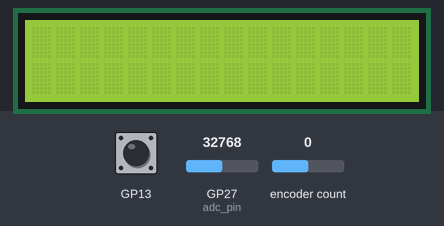
A program run on a simulated Raspberry Pi Pico running MicroPython. On the bench: 16×2 character LCD. The inputs (shaded band) are chosen by the test bench; at power-on: encoder count 0, GP13 HIGH, GP27 (adc_pin) = 32768 (analog values on the 0–65535 scale). The clock reads 2024-03-15 10:24:30 at power-on unless the program sets it; files the program writes start out absent; what the program prints to the serial console is not drawn.

Above: at 1.2 s.
1.3 s: encoder count set to 4
At 2.4 s:
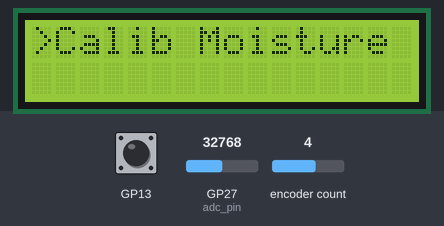
3.2 s: GP13 pulled LOW for 0.15 s
At 16.3 s:
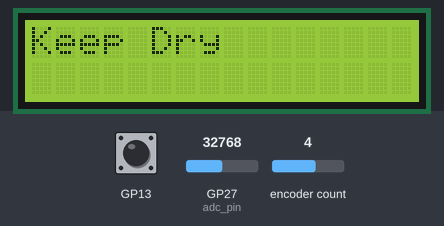
42.7 s: encoder count set to 5
At 54.8 s:
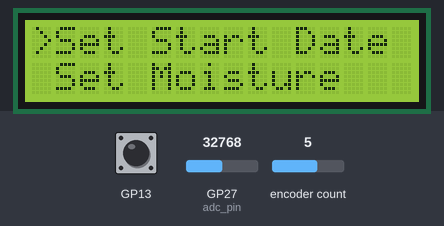
55.4 s: GP13 pulled LOW for 1 s
At 57.0 s:
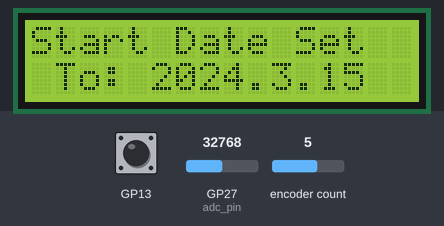
58.0 s: GP13 pulled LOW for 0.15 s
At 59.3 s:
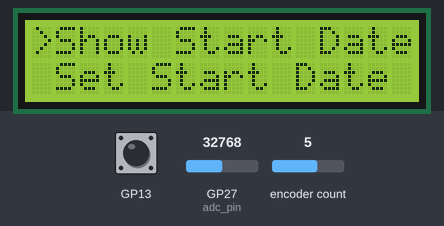
59.8 s: GP13 pulled LOW for 3.2 s
At 60.7 s:
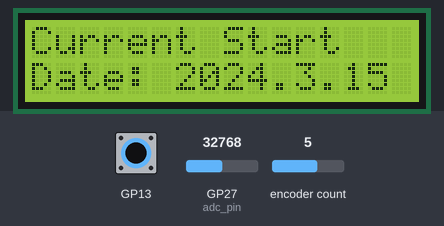
Timing chart, 0 to 62.8 s (numbered marks = the images above; inputs shaded):
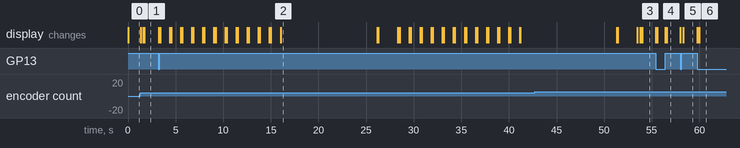

Measured:
- after the input at 1.3 s, the display: first changes at once (image 1 shows a later state)
- after the input at 3.2 s, the display: first changes at once (image 2 shows a later state)
- after the input at 55.4 s, the display: first changes at once (image 4 shows a later state)
- after the input at 58.0 s, the display: first changes at once (image 5 shows a later state)
- after the input at 59.8 s, the display: first changes at once (image 6 shows a later state)
- what the display in image 2 shows lasts 10.1 s, from 16.1 s to 26.2 s

The program:

moisture.py
```python
from machine import ADC, Pin
import utime

class MoistureSensor:
    def __init__(self, manager, adc_pin:int, min_value=None, max_value=None):
        self.misture_sensor = ADC(Pin(adc_pin))
        self.display = manager.display
        self.calibrated_min = min_value
        self.calibrated_max = max_value


    def get_average_reading(self, observations:int):
        """Get average moisture reading"""
        readings = []

        for _ in range(observations):
            reading = self.misture_sensor.read_u16()
            readings.append(reading)
            utime.sleep_ms(100)

        return sum(readings) / len(readings)


    def calibrate(self):
        """Calibration reads the ADC value from the sensor 100 times and returns an average"""

        iterations = 100

        print('Calibrate sensor for the minimum moisture: air.')
        print('Calibration will start in 10 seconds.')
        for sec in range(10,-1,-1):
            self.display.display_text("Dry Calibration", f"start in {sec} sec")
            utime.sleep(1)

        self.display.display_text(line_1="Keep Dry")

        print('Starting minimum calibration')

        min_value = self.get_average_reading(iterations)

        print('Minimum calibration complete')
        self.display.display_text("Dry Calibration", "Done!")
        utime.sleep(2)

        print('Calibrate sensor for the maximum moisture: water')
        print('Calibration will start in 10 seconds.')

        for sec in range(10,-1,-1):
            self.display.display_text("Wet Calibration", f"start in {sec} sec")
            utime.sleep(1)

        self.display.display_text(line_1="Keep Wet")

        print('Starting maximum calibration')

        max_value = self.get_average_reading(iterations)

        print('Maximum calibration complete')
        self.display.display_text("Wet Calibration", "Done!")
        utime.sleep(2)

        print('Calibration complete!')

        print('min_value = ', round(min_value))
        print('max_value = ', round(max_value))
        self.display.display_text(f"min = {int(round(min_value, -2))}", f"max = {int(round(max_value, -2))}")

        return int(round(min_value, -2)), int(round(max_value, -2))

    def get_moisture_pct(self):
        """Get moisture percent based on average reading"""
        try:
            percent = ((self.get_average_reading(25) - self.calibrated_min) /
                       (self.calibrated_max - self.calibrated_min)) * 100
        except ZeroDivisionError:
            percent = 0

        return int(percent)

if __name__ == '__main__':
    from config import Config
    from display import Display
    from moisture import MoistureSensor

    class Manager:
         """Goal is to keep track of all instances of classes and share among each other"""
         def __init__(self):
             self.config = Config(self)
             self.display = Display(self)
             self.moisture_sensor = MoistureSensor(adc_pin=27, min_value=self.config.items['moisture_sensor_min'],
                                            max_value=self.config.items['moisture_sensor_max'], manager=self)


    manager = Manager()

    print(manager.config.items)

    MIN_VALUE=manager.config.items['moisture_sensor_min']
    MAX_VALUE=manager.config.items['moisture_sensor_max']


    if MIN_VALUE is None or MAX_VALUE is None:
       manager.config.set_moisture_sensor_settings(*manager.moisture_sensor.calibrate())
    else:
        print('No calibration needed')

    while True:
        print(f"Moisture {manager.moisture_sensor.get_moisture_pct()}%")
        
```

config.py
```python
import ujson
import utime
from machine import RTC

class Config():
        def __init__(self, manager):
            self.manager = manager
            with open('settings.json', 'r') as f:
                self.items = ujson.load(f)

        def save_settings(self):
            """Saves settings back to json file"""

            with open('settings.json', 'w') as f:
                ujson.dump(self.items, f)


        def get_items(self):
            """For ease of listing all items being kept track in settings.json"""

            return self.items


        def set_start_date(self, new_date:tuple):
            """Sets new start_date"""

            self.items['start_date'] = new_date[0:3]
            self.save_settings()


        def set_moisture_threshold(self, new_level):
            """Sets new moisure_threshold"""

            self.items['threshold_moisture'] = new_level
            self.save_settings()


        def set_moisture_sensor_settings(self, min_value:int, max_value:int):
            """Set new moisure sensor min and max values, and saves to json file"""

            self.items['moisture_sensor_min'] = min_value
            self.items['moisture_sensor_max'] = max_value
            self.save_settings()


        def get_days_grown(self):
            """Returns number of days since start_date"""

            time1 = utime.mktime((list(self.items['start_date']) + [1] * 8)[:8])
            time2 = utime.mktime(RTC().datetime())

            return (time2 - time1) // (24 * 60 * 60)


if __name__ == '__main__':
    s = Config()
    print(s.items)
    print(s.get_days_grown())
```

display.py
```python
"""Manages the LCD display and all that is used to control it"""

import utime
from machine import RTC

from lcd import LCD
from rotary_select import Rotary

class Display:
    MENU = ("Show Start Date", "Set Start Date", "Set Moisture", "Calib Moisture")

    def __init__(self, manager):
        self.manager = manager

        self.lcd = LCD()
        self.rotary = Rotary(dt=12, clk=11, sw=13)
        self.rotary.add_handler(self.handle_rotary_event)

        self.last_button_press = utime.ticks_ms() - 100_000_000

        # set default values
        self.temp_moisture_setting = self.manager.config.items['threshold_moisture']
        self.reset_display_settings() # starts off by displaying menu if selector is used


    def reset_display_settings(self):
        """Resets display to start next display menu and start at menu choice 1"""

        self.position = 0
        self.selector_function = self.display_menu


    def display_text(self, line_1:str="", line_2:str=""):
        """Display test via external facing call"""

        self.lcd.clear()
        self.lcd.lcd_string(line_1, 0)
        self.lcd.lcd_string(line_2, 1)


    def handle_rotary_event(self, event_type):
        """Handles events after rotary selector input"""

        if event_type == self.rotary.ROT_CW:
            self.position += 1
        elif event_type == self.rotary.ROT_CCW:
            self.position -= 1
        elif event_type == self.rotary.SW_RELEASE:
             pass
        elif event_type == self.rotary.SW_PRESS:
            if self.selector_function == self.display_menu:
                if self.position == 0:
                    self.selector_function = self.get_date
                elif self.position == 1:
                    self.selector_function = self.set_date
                elif self.position == 2:
                    self.selector_function = self.set_moisture
                elif self.position == 3:
                    self.selector_function = self.calibrate_moisture_sentor
            else:
                self.manager.config.set_moisture_threshold(self.temp_moisture_setting)
                self.selector_function = self.display_menu

            self.position = 0

        self.last_button_press = utime.ticks_ms()
        self.selector_function()


    def display_menu(self):
        """Displays menu on LCD"""

        self.position = max(0, min(len(self.MENU) - 1, self.position))

        line_1 = f">{self.MENU[self.position]}"
        try:
            line_2 = f" {self.MENU[self.position + 1]}"
        except IndexError:
            line_2 = ""

        self.display_text(line_1, line_2)


    def get_date(self):
        """Display start_date on LCD screen"""

        year, month, day = self.manager.config.items['start_date']

        line_1 = "Current Start "
        line_2 = f"Date: {year}.{month}.{day}"

        self.display_text(line_1, line_2)


    def set_date(self):
        """Sets new start_date that is equal to today"""

        year, month, day, weekday, hour, minute, second, microsecond = RTC().datetime()
        self.manager.config.set_start_date(RTC().datetime())

        line_1 = "Start Date Set"
        line_2 = f" To: {year}.{month}.{day}"

        self.display_text(line_1, line_2)


    def set_moisture(self):
        """Sets new moisure threshold level"""

        self.temp_moisture_setting = self.manager.config.items['threshold_moisture'] + self.position

        line_1 = "Set Moisture"
        line_2 = f"{' ' * 3} New: {self.temp_moisture_setting}%"

        self.display_text(line_1, line_2)


    def calibrate_moisture_sentor(self):
        """Does new moisture sensor calibration"""

        self.manager.config.set_moisture_sensor_settings(*self.manager.moisture_sensor.calibrate())
        self.reset_display_settings()


if __name__ == '__main__':
    from config import Config
    from moisture import MoistureSensor

    class Manager:
         """Goal is to keep track of all instances of classes and share among each other"""
         def __init__(self):
             self.config = Config(self)
             self.display = Display(self)
             self.moisture_sensor = MoistureSensor(adc_pin=27, min_value=self.config.items['moisture_sensor_min'],
                                            max_value=self.config.items['moisture_sensor_max'], manager=self)


    manager = Manager()

    while True:
        if utime.ticks_diff(utime.ticks_ms(), manager.display.last_button_press) >= 2_000:
            # screen saver
            line_1 = f"Screen saver"
            line_2 = f"Display"
            manager.display.display_text(line_1, line_2)
            manager.display.reset_display_settings()


        # Add a small delay to avoid busy-waiting
        utime.sleep(1)
```

lcd.py
```python
""" Controls 16x2 LCD via I2C """

from machine import I2C, Pin
import utime

class LCD:
    # LCD Address
    I2C_ADDR = 0x27
    LCD_WIDTH = 16 # number of characters per line

    # LCD Commands
    LCD_CHR = 1  # Mode - Sending data
    LCD_CMD = 0  # Mode - Sending command

    LCD_LINE_1 = 0x80  # LCD RAM address for the 1st line
    LCD_LINE_2 = 0xC0  # LCD RAM address for the 2nd line

    LCD_BACKLIGHT = 0x08  # On
    ENABLE = 0b00000100  # Enable bit, used to toggle the enable pin

    # Timing constants - pulse and delay times for toggling the enable pin
    E_PULSE = 0.001
    E_DELAY = 0.0005

    I2C_ID = 0
    SDA_PIN = 8
    SCL_PIN = 9

    def __init__(self):
        # Initialize I2C
        self.i2c = I2C(id=self.I2C_ID, scl=Pin(self.SCL_PIN), sda=Pin(self.SDA_PIN), freq=400000)
        self._lcd_init()

    def _lcd_byte(self, bits, mode):
        """ Send byte to data pins """
        bits_high = mode | (bits & 0xF0) | self.LCD_BACKLIGHT
        bits_low = mode | ((bits << 4) & 0xF0) | self.LCD_BACKLIGHT

        self.i2c.writeto(self.I2C_ADDR, bytearray([bits_high]))
        self._lcd_toggle_enable(bits_high)

        self.i2c.writeto(self.I2C_ADDR, bytearray([bits_low]))
        self._lcd_toggle_enable(bits_low)

    def _lcd_toggle_enable(self, bits):
        """ Toggle enable pin on LCD """
        utime.sleep(self.E_DELAY)
        self.i2c.writeto(self.I2C_ADDR, bytearray([bits | self.ENABLE]))
        utime.sleep(self.E_PULSE)
        self.i2c.writeto(self.I2C_ADDR, bytearray([bits & ~self.ENABLE]))
        utime.sleep(self.E_DELAY)

    def _lcd_init(self):
        """ Initialize display """
        self._lcd_byte(0x33, self.LCD_CMD) # command to initialize LCD in 8-bit mode
        self._lcd_byte(0x32, self.LCD_CMD) # command to switch LCD from 8-bit to 4-bit mode
        self._lcd_byte(0x06, self.LCD_CMD) # command to set entry mode. It sets the cursor to move to the right and ensures the display is not shifted
        self._lcd_byte(0x0C, self.LCD_CMD) # command to turn on the display and turn off the cursor. Ensures display is visible without blinking cursor
        self._lcd_byte(0x28, self.LCD_CMD) # command that sets the LCD to 4-bit mode, 2-line display, and 5x8 dot format
        self._lcd_byte(0x01, self.LCD_CMD) # command that clears any existing text on the LCD and moves the cursor to the home position
        utime.sleep(self.E_DELAY)

    def clear(self):
        self._lcd_byte(0x01, self.LCD_CMD) # command that clears any existing text on the LCD and moves the cursor to the home position

    def lcd_string(self, message:str, line:int):
        """ Send string to display """
        message = message + " " * self.LCD_WIDTH
        message = message[0:self.LCD_WIDTH]

        if line % 2 == 0:
            line_adress = self.LCD_LINE_1
        else:
            line_adress = self.LCD_LINE_2

        self._lcd_byte(line_adress, self.LCD_CMD)

        for i in range(self.LCD_WIDTH):
            self._lcd_byte(ord(message[i]), self.LCD_CHR)

if __name__ == '__main__':
    # Initialize the LCD
    lcd = LCD()

    # # Display message
    lcd.lcd_string("Hello World!", 0)
    lcd.lcd_string("Boom", 1)
```
